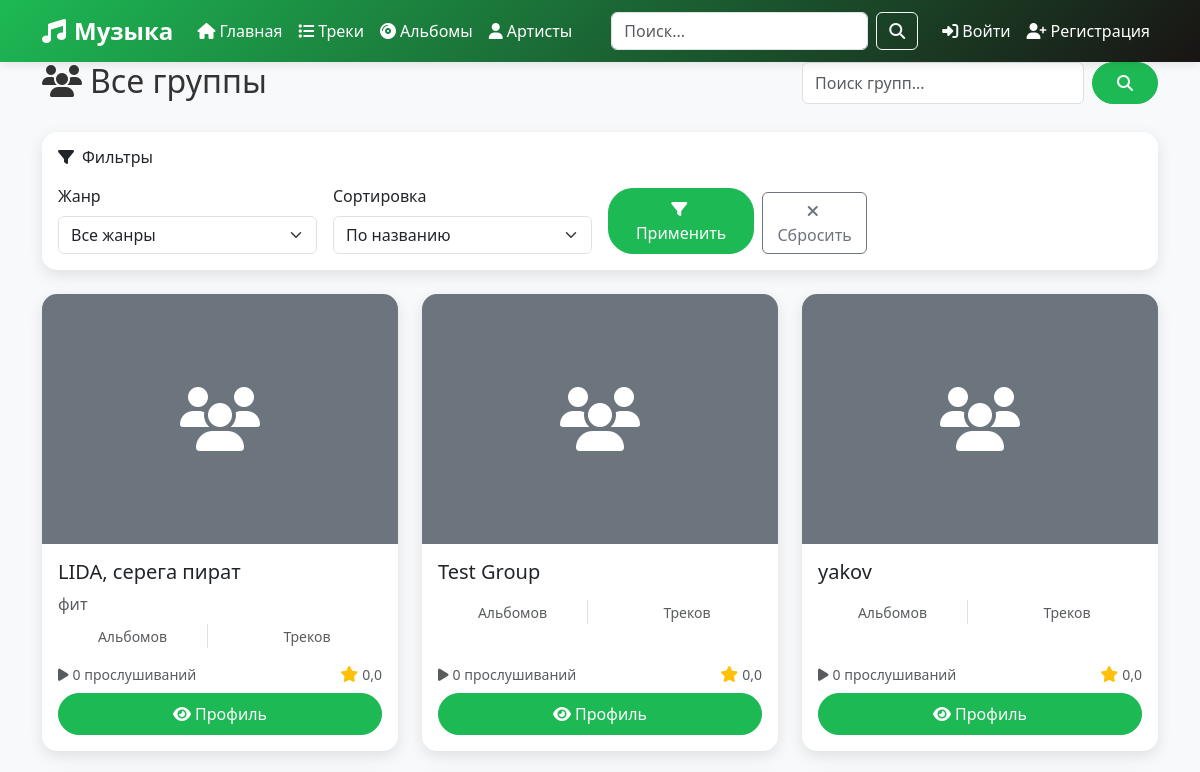
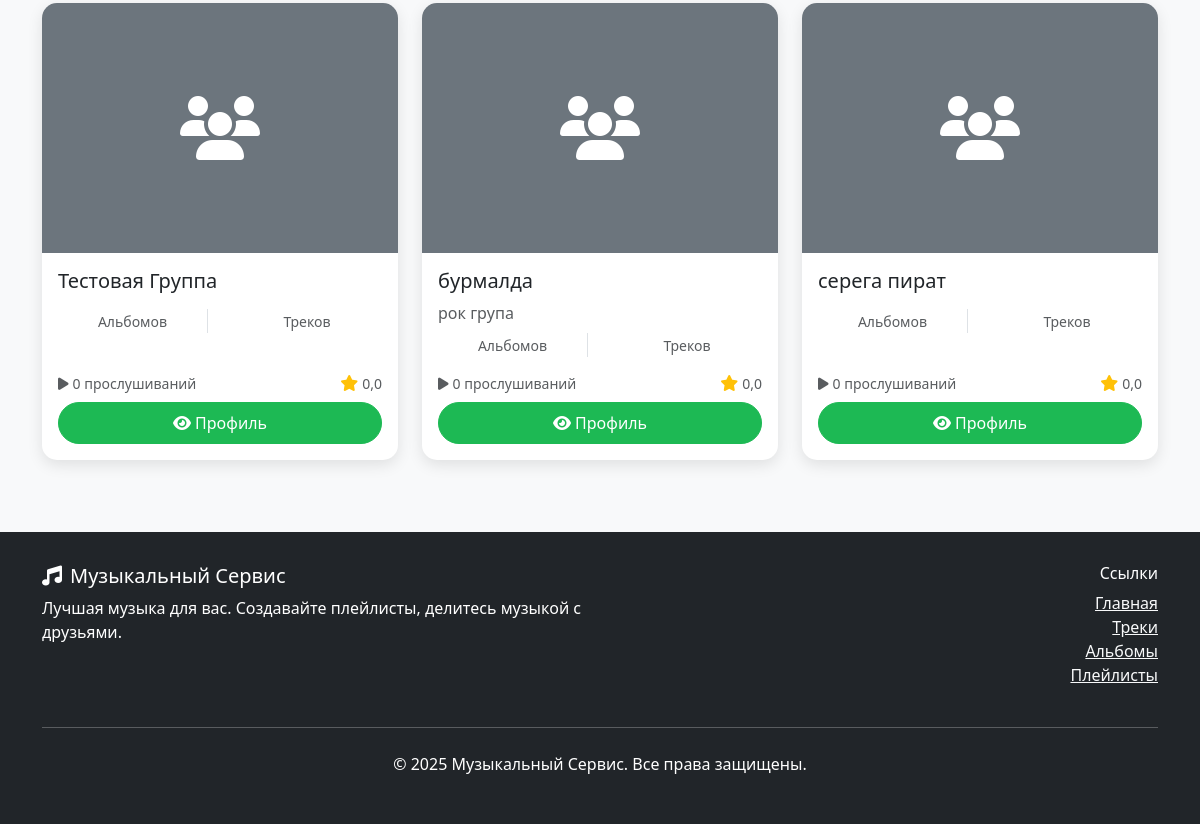
The page /groups/ on the database as committed earlier (2 pictures, top to bottom).
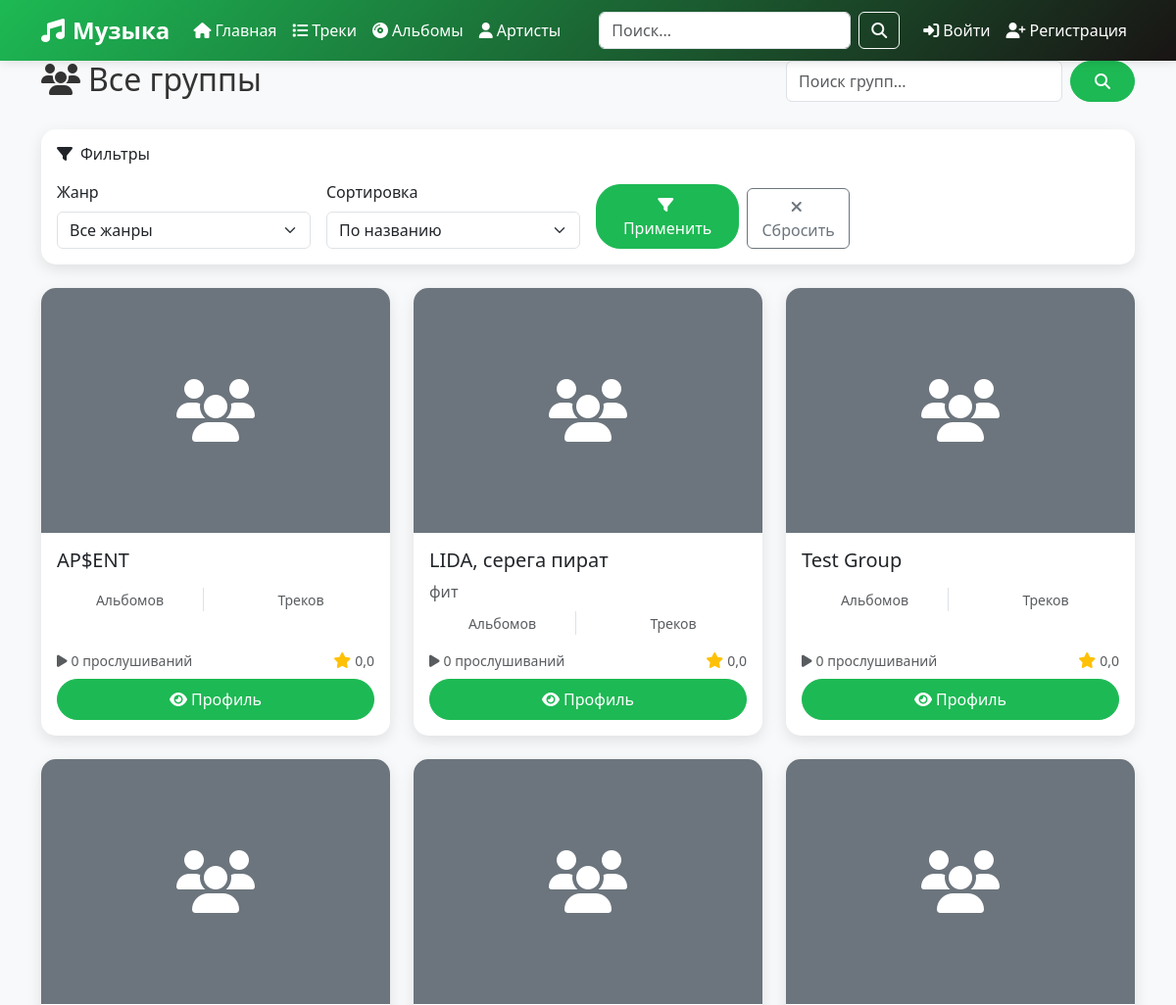
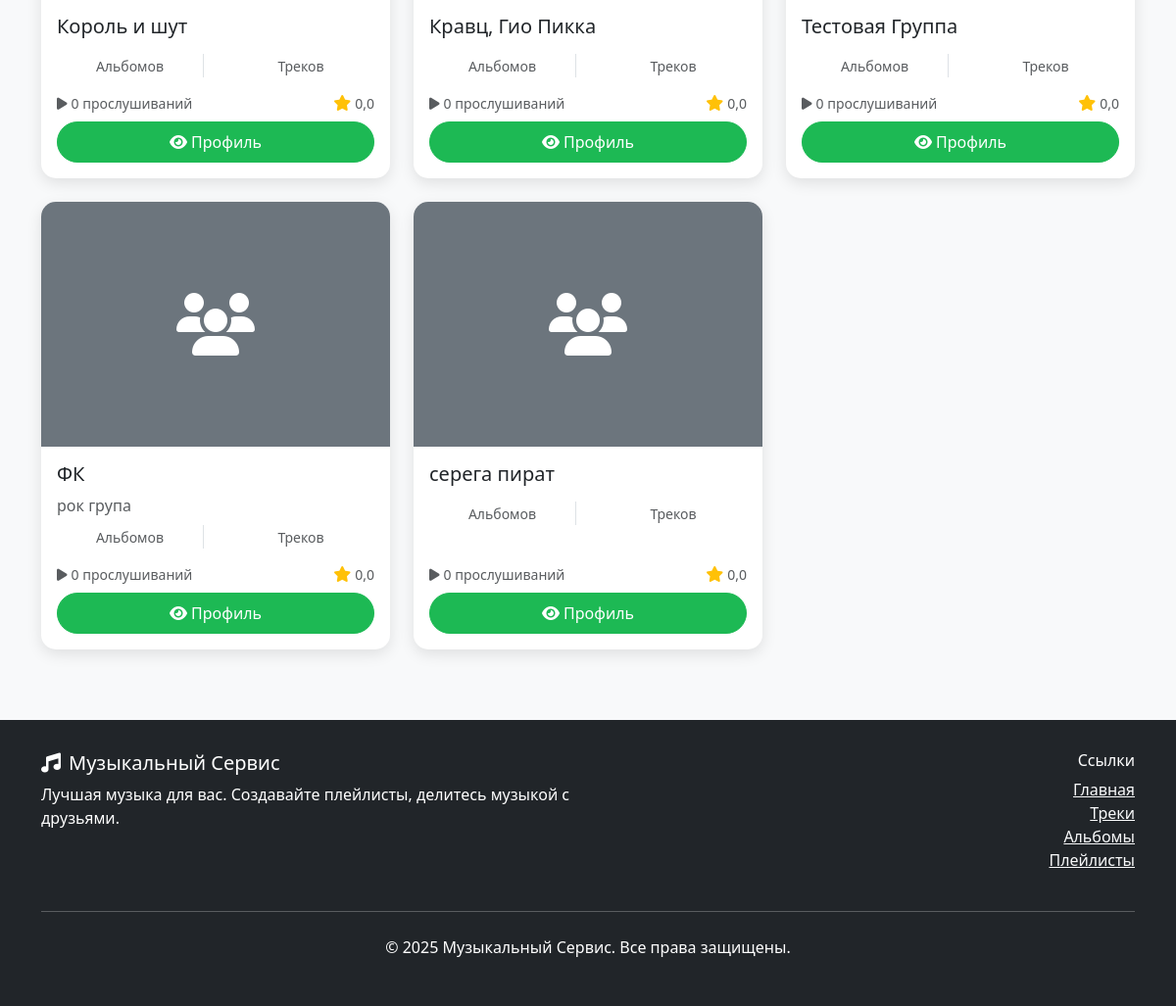
The same page on the database as committed later (2 pictures, top to bottom).
### music/models.py (models this page shows, shortened)
class Group(models.Model):
    id = models.UUIDField(primary_key=True, default=uuid.uuid4, editable=False)
    name = models.CharField(max_length=200, verbose_name='Название группы')
    description = models.TextField(blank=True, verbose_name='Описание группы')
    photo = models.ImageField(upload_to='groups/', null=True, blank=True, verbose_name='Фото группы')
    class Meta:
        db_table = 'группа'
        verbose_name = 'Группа'
        verbose_name_plural = 'Группы'

### music/views.py (the view)
# urls.py: path('groups/', views.group_list, name='group_list'),
def group_list(request):
    query = request.GET.get('q', '')
    groups = Group.objects.all()
    if query:
        groups = groups.filter(name__icontains=query)
    groups = groups.order_by('name')
    paginator = Paginator(groups, 12)
    page_number = request.GET.get('page')
    page_obj = paginator.get_page(page_number)
    context = {
        'groups': page_obj,
        'query': query,
    }
    return render(request, 'music/group_list.html', context)

### music/templates/music/group_list.html (shortened to what this page needs)
{% extends 'music/base.html' %}
{% block content %}
<div class="container">
    <div class="row mb-4">
        <div class="col-md-8">
            <h1 class="h2">
                <i class="fas fa-users me-2"></i>Все группы
            </h1>
        </div>
        <div class="col-md-4">
            <form method="GET" action="{% url 'music:group_list' %}" class="d-flex">
                <input type="text" class="form-control me-2" name="q" placeholder="Поиск групп..."
                       value="{{ request.GET.q }}" aria-label="Search">
                <button class="btn btn-primary" type="submit">
                    <i class="fas fa-search"></i>
                </button>
            </form>
        </div>
    </div>
    <div class="row mb-4">
        <div class="col-12">
            <div class="card">
                <div class="card-body">
                    <h6 class="card-title mb-3">
                        <i class="fas fa-filter me-2"></i>Фильтры
                    </h6>
                    <form method="GET" action="{% url 'music:group_list' %}" class="row g-3">
                        <div class="col-md-3">
                            <label for="genre" class="form-label">Жанр</label>
                            <select class="form-select" id="genre" name="genre">
                                <option value="">Все жанры</option>
                            </select>
                        </div>
                        <div class="col-md-3">
                            <label for="sort" class="form-label">Сортировка</label>
                            <select class="form-select" id="sort" name="sort">
                                <option value="name" {% if request.GET.sort == 'name' %}selected{% endif %}>По названию</option>
                            </select>
                        </div>
                        <div class="col-md-3 d-flex align-items-end">
                            <button type="submit" class="btn btn-primary me-2">
                                <i class="fas fa-filter me-1"></i>Применить
                            </button>
                            <a href="{% url 'music:group_list' %}" class="btn btn-outline-secondary">
                                <i class="fas fa-times me-1"></i>Сбросить
                            </a>
                        </div>
                    </form>
                </div>
            </div>
        </div>
    </div>
    <div class="row">
        {% for group in groups %}
            <div class="col-lg-4 col-md-6 mb-4">
                <div class="card h-100">
                    {% if group.photo_url %}
                        <img src="{{ group.photo_url }}" class="card-img-top" alt="{{ group.name }}" style="height: 250px; object-fit: cover;">
                    {% else %}
                        <div class="card-img-top bg-secondary d-flex align-items-center justify-content-center" style="height: 250px;">
                            <i class="fas fa-users fa-4x text-white"></i>
                        </div>
                    {% endif %}
                    <div class="card-body d-flex flex-column">
                        <h5 class="card-title">{{ group.name }}</h5>
                        <div class="mb-2">
                            {% if group.description %}
                                <p class="card-text text-muted">
                                    {{ group.description|truncatewords:20 }}
                                </p>
                            {% endif %}
                        </div>
                        <div class="mb-3">
                            <div class="row text-center">
                                <div class="col-6">
                                    <div class="border-end">
                                        <small class="text-muted">Альбомов</small>
                                    </div>
                                </div>
                                <div class="col-6">
                                    <small class="text-muted">Треков</small>
                                </div>
                            </div>
                        </div>
                        <div class="mt-auto">
                            <div class="d-flex justify-content-between align-items-center mb-2">
                                <small class="text-muted">
                                    <i class="fas fa-play me-1"></i>{{ group.play_count|default:0 }} прослушиваний
                                </small>
                                <div class="d-flex align-items-center">
                                    <i class="fas fa-star text-warning me-1"></i>
                                    <small class="text-muted">{{ group.average_rating|default:"0.0"|floatformat:1 }}</small>
                                </div>
                            </div>
                            <div class="d-flex gap-2">
                                <a href="{% url 'music:group_detail' group.pk %}" class="btn btn-primary flex-fill">
                                    <i class="fas fa-eye me-1"></i>Профиль
                                </a>
                            </div>
                        </div>
                    </div>
                </div>
            </div>
        {% endfor %}
    </div>
</div>
{% endblock %}

### music/templates/music/base.html (shortened to what this page needs)
<!DOCTYPE html>
<html lang="ru">
<head>
    <link href="https://cdn.jsdelivr.net/npm/bootstrap@5.3.0/dist/css/bootstrap.min.css" rel="stylesheet">
    <link rel="stylesheet" href="https://cdnjs.cloudflare.com/ajax/libs/font-awesome/6.4.0/css/all.min.css">
</head>
<body>
    <nav class="navbar navbar-expand-lg navbar-dark">
        <div class="container">
            <a class="navbar-brand" href="{% url 'music:home' %}">
                <i class="fas fa-music me-2"></i>Музыка
            </a>
            <div class="collapse navbar-collapse" id="navbarNav">
                <ul class="navbar-nav me-auto">
                    <li class="nav-item">
                        <a class="nav-link" href="{% url 'music:home' %}">
                            <i class="fas fa-home me-1"></i>Главная
                        </a>
                    </li>
                    <li class="nav-item">
                        <a class="nav-link" href="{% url 'music:track_list' %}">
                            <i class="fas fa-list me-1"></i>Треки
                        </a>
                    </li>
                    <li class="nav-item">
                        <a class="nav-link" href="{% url 'music:album_list' %}">
                            <i class="fas fa-compact-disc me-1"></i>Альбомы
                        </a>
                    </li>
                    <li class="nav-item">
                        <a class="nav-link" href="{% url 'music:artist_list' %}">
                            <i class="fas fa-user me-1"></i>Артисты
                        </a>
                    </li>
                </ul>
                <form class="d-flex me-3" method="GET" action="{% url 'music:track_list' %}">
                    <input class="form-control me-2" type="search" name="q" placeholder="Поиск..."
                           value="{{ request.GET.q }}" aria-label="Search">
                    <button class="btn btn-outline-light" type="submit">
                        <i class="fas fa-search"></i>
                    </button>
                </form>
                <ul class="navbar-nav">
                    {% if user.is_authenticated %}
                        <li class="nav-item dropdown">
                            <a class="nav-link dropdown-toggle" href="#" id="navbarDropdown" role="button"
                               data-bs-toggle="dropdown" aria-expanded="false">
                                <i class="fas fa-user-circle me-1"></i>{{ user.login }}
                            </a>
                            <ul class="dropdown-menu" aria-labelledby="navbarDropdown">
                                <li><a class="dropdown-item" href="{% url 'music:profile' %}">
                                    <i class="fas fa-user me-2"></i>Профиль
                                </a></li>
                                <li><a class="dropdown-item" href="{% url 'music:my_playlists' %}">
                                    <i class="fas fa-heart me-2"></i>Мои плейлисты
                                </a></li>
                                {% if user.role == 'admin' %}
                                    <li><hr class="dropdown-divider"></li>
                                    <li><a class="dropdown-item" href="{% url 'music:admin_panel' %}">
                                        <i class="fas fa-cog me-2"></i>Админ панель
                                    </a></li>
                                {% endif %}
                                <li><hr class="dropdown-divider"></li>
                                <li><a class="dropdown-item" href="{% url 'music:logout' %}">
                                    <i class="fas fa-sign-out-alt me-2"></i>Выйти
                                </a></li>
                            </ul>
                        </li>
                    {% else %}
                        <li class="nav-item">
                            <a class="nav-link" href="{% url 'music:login' %}">
                                <i class="fas fa-sign-in-alt me-1"></i>Войти
                            </a>
                        </li>
                        <li class="nav-item">
                            <a class="nav-link" href="{% url 'music:register' %}">
                                <i class="fas fa-user-plus me-1"></i>Регистрация
                            </a>
                        </li>
                    {% endif %}
                </ul>
            </div>
        </div>
    </nav>
    <main>
        {% block content %}{% endblock %}
    </main>
    <footer class="footer">
        <div class="container">
            <div class="row">
                <div class="col-md-6">
                    <h5><i class="fas fa-music me-2"></i>Музыкальный Сервис</h5>
                    <p>Лучшая музыка для вас. Создавайте плейлисты, делитесь музыкой с друзьями.</p>
                </div>
                <div class="col-md-6 text-md-end">
                    <h6>Ссылки</h6>
                    <ul class="list-unstyled">
                        <li><a href="{% url 'music:home' %}" class="text-light">Главная</a></li>
                        <li><a href="{% url 'music:track_list' %}" class="text-light">Треки</a></li>
                        <li><a href="{% url 'music:album_list' %}" class="text-light">Альбомы</a></li>
                        <li><a href="{% url 'music:playlist_list' %}" class="text-light">Плейлисты</a></li>
                    </ul>
                </div>
            </div>
            <hr class="my-4">
            <div class="text-center">
                <p>&copy; 2025 Музыкальный Сервис. Все права защищены.</p>
            </div>
        </div>
    </footer>
</body>
</html>

### music/templates/music/base.html (style rules this page uses)
:root { --primary-color: #1db954; --secondary-color: #191414; --accent-color: #ff6b6b; --text-color: #333; --light-bg: #f8f9fa; --dark-bg: #212529; }
body { font-family: 'Segoe UI', Tahoma, Geneva, Verdana, sans-serif; background-color: var(--light-bg); color: var(--text-color); }
.navbar { background: linear-gradient(135deg, var(--primary-color), var(--secondary-color)); box-shadow: 0 2px 10px rgba(0,0,0,0.1); }
.navbar-brand { font-weight: bold; font-size: 1.5rem; }
.nav-link { color: white !important; font-weight: 500; transition: all 0.3s ease; }
.card { border: none; border-radius: 15px; box-shadow: 0 5px 15px rgba(0,0,0,0.1); transition: transform 0.3s ease, box-shadow 0.3s ease; overflow: hidden; }
.card-img-top { height: 200px; object-fit: cover; }
.btn-primary { background-color: var(--primary-color); border-color: var(--primary-color); border-radius: 25px; padding: 0.5rem 1.5rem; font-weight: 500; transition: all 0.3s ease; }
.footer { background: var(--dark-bg); color: white; padding: 2rem 0; margin-top: 3rem; }

Rows that differ between the two databases and show on the page:
removed Group: name "yakov", play_count "0", average_rating "0,0"
added Group: name "AP$ENT", play_count "0", average_rating "0,0"
added Group: name "Король и шут", play_count "0", average_rating "0,0"
added Group: name "Кравц, Гио Пикка", play_count "0", average_rating "0,0"
changed Group "рок група": name "бурмалда" → "ФК"
